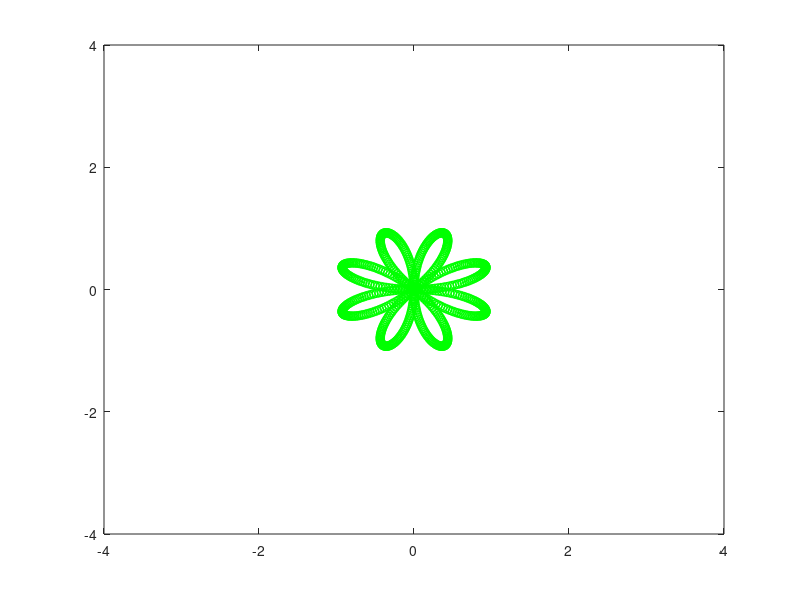

The MATLAB script that drew this image:
for t=0:0.01:2*pi
    x=cos(t)*sin(4*t);
    y=sin(t)*sin(4*t);
    axis ([-4 4 -4 4]);
    plot(x,y,'o','LineWidth',1,'Color','green')
    pause(0.04);
    hold on
end
%hoa_co_cute